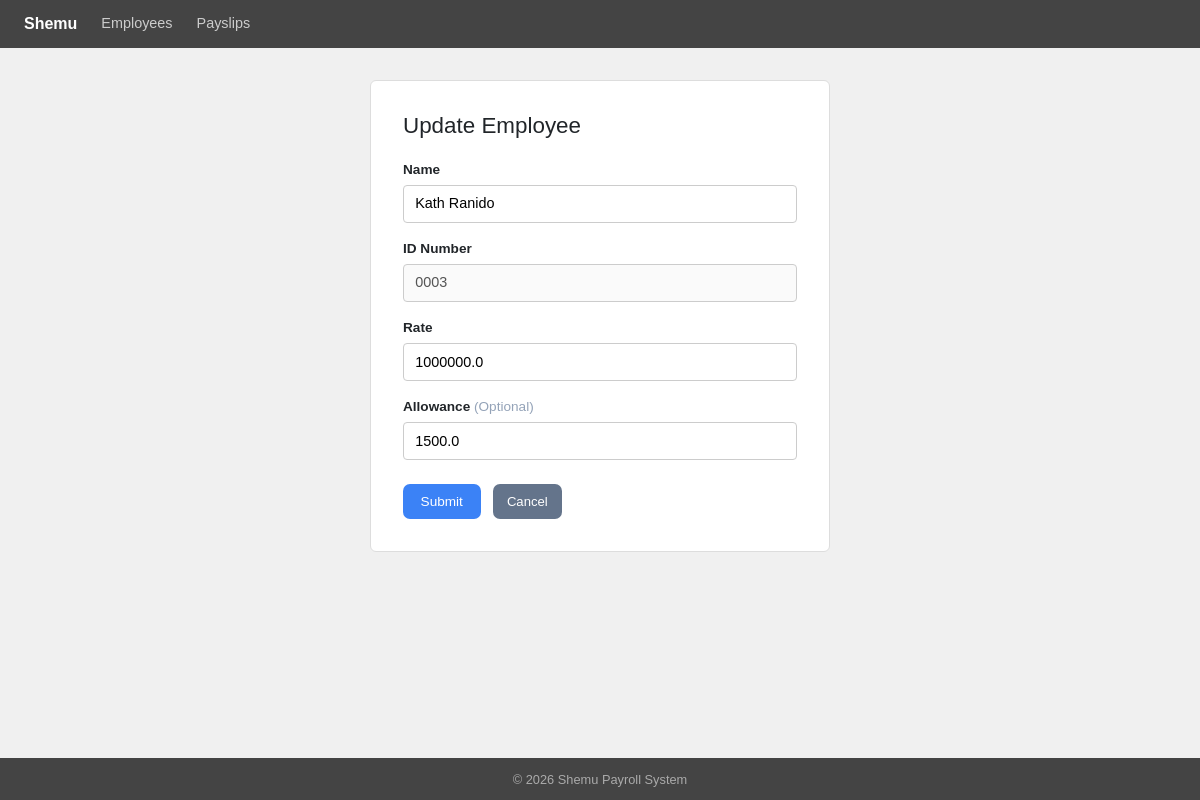
Screenshot of /employee/update/3/ with the database file from the repository.
### payroll_app/models.py (models this page shows, shortened)
class Employee(models.Model):
    name = models.CharField(max_length=100)
    id_number = models.CharField(max_length=50, unique=True)
    rate = models.FloatField()
    overtime_pay = models.FloatField(null=True, blank=True)
    allowance = models.FloatField(null=True, blank=True)

### payroll_app/views.py (the view, shortened to what this page needs)
# urls.py: path('employee/update/<int:pk>/',  views.update_employee, name='update_employee'),
def update_employee(request, pk):
    employee = get_object_or_404(Employee, pk=pk)
    return render(request, 'payroll_app/update_employee.html', {'employee': employee})

### payroll_app/templates/payroll_app/update_employee.html (shortened to what this page needs)
{% extends 'payroll_app/base.html' %}
{% block content %}
<div class="form-card">
  <h2>Update Employee</h2>
<form method="post" action="{% url 'update_employee' employee.pk %}">
    <div class="form-group">
      <label for="id_name">Name</label>
      <input type="text" id="id_name" name="name" maxlength="100" pattern="[A-Za-z\s]+" value="{{employee.name}}" required>
    </div>
    <div class="form-group">
      <label for="id_id_number">ID Number</label>
      <input type="text" id="id_id_number" name="id_number" maxlength="50" pattern="[0-9]+" value="{{employee.id_number}}" disabled>
    </div>
    <div class="form-group">
      <label for="id_rate">Rate</label>
      <input type="number" id="id_rate" name="rate" min="0.01" step="0.01" value="{{employee.rate}}" required>
    </div>
    <div class="form-group">
      <label for="id_allowance">
        Allowance <span style="color:#94a3b8; font-weight:400;">(Optional)</span>
      </label>
      <input type="number" id="id_allowance" name="allowance" min="0.01" step="0.01" value="{{employee.allowance}}">
    </div>
    <div style="margin-top:1.5rem; display:flex; gap:.75rem;">
      <button type="submit" class="btn-shemu-primary">Submit</button>
      <a href="{% url 'employees' %}" class="btn-shemu-secondary">Cancel</a>
    </div>
  </form>
</div>
{% endblock %}

### payroll_app/templates/payroll_app/base.html (style rules this page uses)
body { background: #f0f0f0; font-family: Arial, sans-serif; min-height: 100vh; display: flex; flex-direction: column; }
.btn-shemu-primary { background: #3b82f6; color: #fff; border: none; padding: .45rem 1.1rem; border-radius: 7px; font-size: .85rem; cursor: pointer; text-decoration: none; display: inline-flex; align-items: center; gap: .35rem; }
.btn-shemu-secondary { background: #64748b; color: #fff; border: none; padding: .4rem .9rem; border-radius: 7px; font-size: .82rem; cursor: pointer; text-decoration: none; display: inline-flex; align-items: center; }
.form-card { background: #fff; border: 1px solid #ddd; border-radius: 6px; padding: 2rem; max-width: 460px; margin: 0 auto; }
.form-card h2 { font-size: 1.4rem; margin-bottom: 1.25rem; }
.form-group { margin-bottom: 1rem; }
.form-group label { display: block; font-size: .85rem; font-weight: 600; margin-bottom: .3rem; }
.form-group input, .form-group select { width: 100%; padding: .45rem .7rem; border: 1px solid #ccc; border-radius: 4px; font-size: .9rem; }

### rows the page displays
Employee: name "Kath Ranido", id_number "0003", rate "1000000.0", allowance "1500.0"
